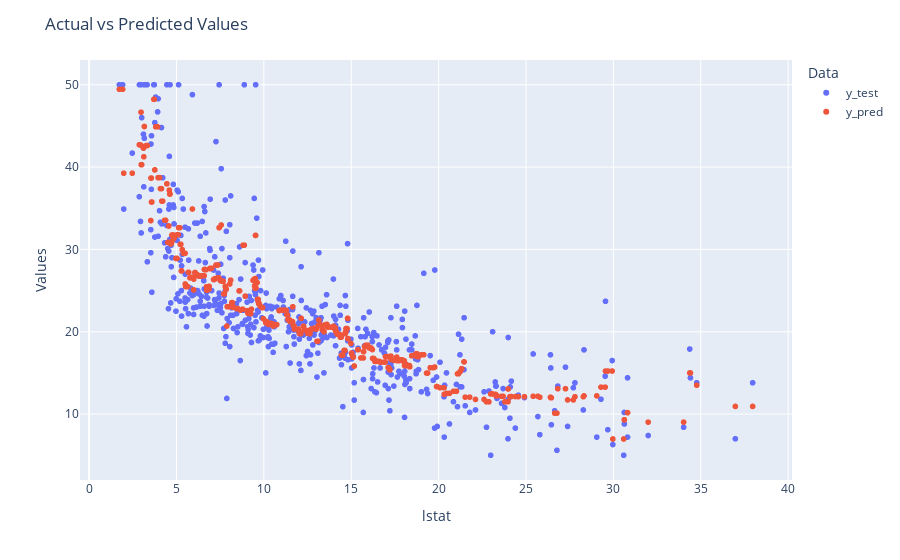

Notebook source saved alongside this figure:
### Markdown cell above
| Name | Catboost | Simple Linear Regression |
|-------------|-------------|-------------|
| MAE  | 3.2326 | 4.5053 |
| MSE  | 19.4215 | 38.482 |
| R2  | 0.7699 | 0.5441 |

### Code cell
import plotly.express as px

scatter_data = pd.DataFrame({
    'lstat': X["lstat"],
    'y_test': y,
    'y_pred': y_pred
})

fig = px.scatter(scatter_data, x='lstat', y=['y_test', 'y_pred'], labels={'y_test': 'Actual', 'y_pred': 'Predicted'})

fig.update_layout(
    title='Actual vs Predicted Values',
    xaxis_title='lstat',
    yaxis_title='Values',
    legend_title='Data'
)

# Show the plot
fig.show()

### Figure 1 — Plotly figure (JSON) as saved in the notebook; plotly's stock layout.template omitted (floating-point values rounded to 4 significant figures; data arrays with more than 128 entries replaced by an {"elided": "..."} marker saying what was removed)
{"data": [{"hovertemplate": "variable=y_test<br>lstat=%{x}<br>value=%{y}<extra></extra>", "legendgroup": "y_test", "marker": {"color": "#636efa", "symbol": "circle"}, "mode": "markers", "name": "y_test", "showlegend": true, "type": "scattergl", "x": {"elided": "506 float values"}, "xaxis": "x", "y": {"elided": "506 float values"}, "yaxis": "y"}, {"hovertemplate": "variable=y_pred<br>lstat=%{x}<br>value=%{y}<extra></extra>", "legendgroup": "y_pred", "marker": {"color": "#EF553B", "symbol": "circle"}, "mode": "markers", "name": "y_pred", "showlegend": true, "type": "scattergl", "x": {"elided": "506 float values"}, "xaxis": "x", "y": {"elided": "506 float values"}, "yaxis": "y"}], "layout": {"legend": {"title": {"text": "Data"}, "tracegroupgap": 0}, "margin": {"t": 60}, "title": {"text": "Actual vs Predicted Values"}, "xaxis": {"anchor": "y", "domain": [0, 1], "title": {"text": "lstat"}}, "yaxis": {"anchor": "x", "domain": [0, 1], "title": {"text": "Values"}}}}
